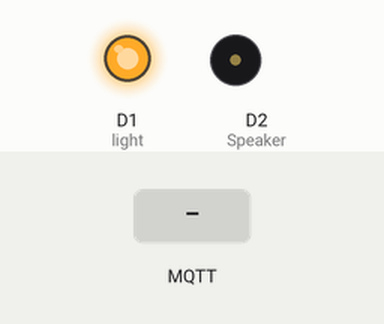
A sketch run on a simulated ESP8266 (NodeMCU). On the bench: output pins drawn as LEDs (lit = HIGH), buzzer (waves = sounding). The test bench sets the inputs (shaded band). WiFi joins after 1.5 s; servers stay silent unless stated; no MQTT or app messages arrive unless stated; what the sketch prints to the serial monitor is not drawn.

Above: at 2.7 s.
2.8 s: MQTT message "1" arrives on the first subscribed topic
At 2.91 s:
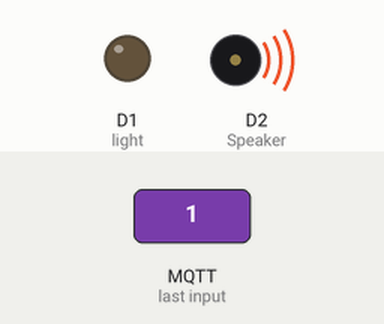
5.8 s: MQTT message "on" arrives on the first subscribed topic
At 7.7 s:
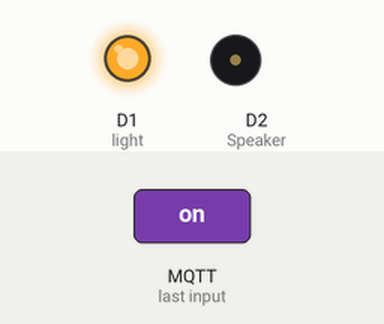
8.8 s: MQTT message "off" arrives on the first subscribed topic
At 9.13 s:
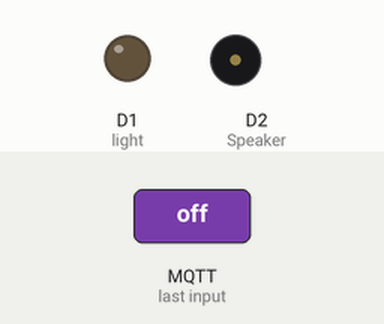
Timing chart, 0 to 11.8 s (numbered marks = the images above; inputs shaded):
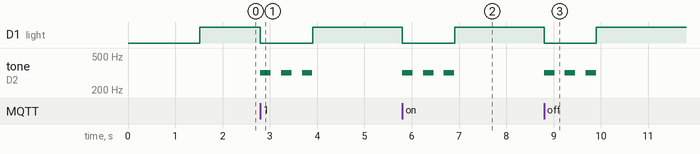

Measured:
- after the input at 2.8 s, D1 (light): HIGH → LOW at once, → HIGH 1.1 s later; tone on D2 (Speaker): alternates 320 Hz for 0.22 s and silent for 0.22 s, 6 changes in all, then stays silent, starting at once
- after the input at 5.8 s, D1 (light): HIGH → LOW at once, → HIGH 1.1 s later; tone on D2 (Speaker): alternates 320 Hz for 0.22 s and silent for 0.22 s, 6 changes in all, then stays silent, starting at once
- after the input at 8.8 s, D1 (light): HIGH → LOW at once, → HIGH 1.1 s later; tone on D2 (Speaker): alternates 320 Hz for 0.22 s and silent for 0.22 s, 6 changes in all, then stays silent, starting at once

The sketch:

esp8266_hotspot.ino
```cpp
#include <ESP8266WiFi.h>
#include <PubSubClient.h>

const char* ssid = "xxxxxxxxxx";
const char* password = "xxxxxxxxx";
const char* mqttServer = "192.168.4.2";
const int mqttPort = 1883;
const char* mqttUser = "esp123";
const char* mqttPassword = "xxxx";
const char* subscribeTopic = "alert";

WiFiClient espClient;
PubSubClient client(espClient);
int Speaker = D2; // GPIO03
int light = D1;   // GPIO04

int frequency[56] = {
  320, 0, 320, 0, 320, 0,  // ... add your frequencies here
};
int duration[56] = {
  220, 220, 220, 220, 220,  // ... add your durations here
};

void playTone(int freq, int dur) {
  tone(Speaker, freq, dur);
  delay(dur);
  noTone(Speaker);
}

void rickroll() {
  for (int i = 0; i < 56; i++) {
    playTone(frequency[i], duration[i]);
  }
}

// This function is executed when a message is received
void callback(char* topic, byte* message, unsigned int length) {
  Serial.print("Message arrived on topic: ");
  Serial.print(topic);
  Serial.print(". Message: ");
  for (int i = 0; i < length; i++) {
    Serial.print((char)message[i]);
  }
  Serial.println();
  if (strcmp(topic, subscribeTopic) == 0) {
    Serial.println("alert");
    digitalWrite(light, LOW);
    rickroll();
    Serial.println("Lights On");
    //delay(10000);
    digitalWrite(light, HIGH);
  }
}

void setup_wifi() {
  delay(10);
  Serial.println();
  Serial.print("Connecting to ");
  Serial.println(ssid);
  WiFi.begin(ssid, password);
  while (WiFi.status() != WL_CONNECTED) {
    delay(500);
    Serial.print(".");
  }
  Serial.println("");
  Serial.print("WiFi connected - ESP IP address: ");
  Serial.println(WiFi.localIP());
}

void reconnect() {
  while (!client.connected()) {
    Serial.print("Attempting MQTT connection...");
    if (client.connect("esp123", mqttUser, mqttPassword)) {
      Serial.println("Connected to MQTT broker");
      client.subscribe(subscribeTopic);
    } else {
      Serial.print("Failed, rc=");
      Serial.print(client.state());
      Serial.println(" Retrying in 5 seconds...");
      delay(5000);
    }
  }
}

void setup() {
  Serial.begin(115200);
  setup_wifi();
  pinMode(light, OUTPUT);
  digitalWrite(light, HIGH);
  client.setServer(mqttServer, mqttPort);
  client.setCallback(callback);

  // Hotspot setup
  WiFi.mode(WIFI_AP);
  WiFi.softAP("ckdr", "ckdr@1234");

  IPAddress myIP = WiFi.softAPIP();
  Serial.print("AP IP address: ");
  Serial.println(myIP);
}

void loop() {
  if (!client.connected()) {
    reconnect();
  }
  client.loop();
  // Your loop code here
}
```
